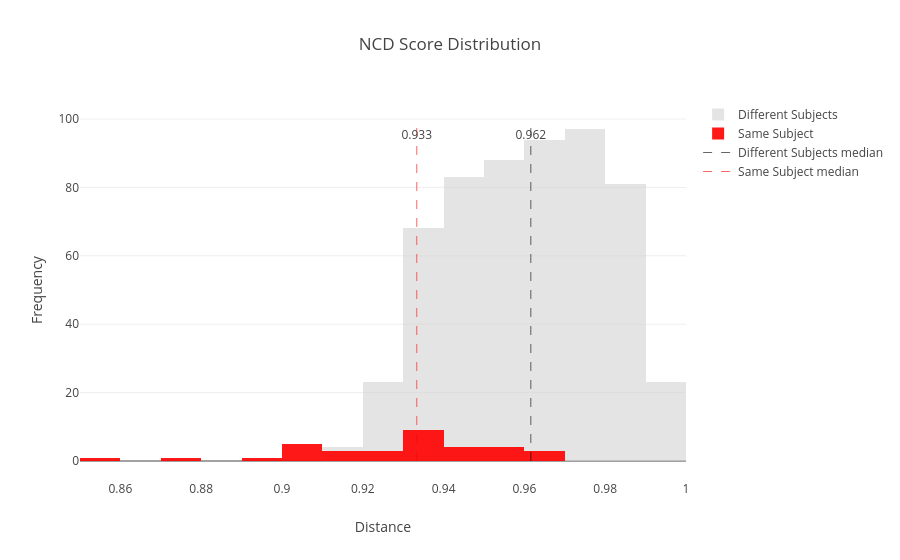

The cell this chart's notebook holds for it:
### Code cell
benchmarks::bench_tests::wiki_vs_grok::histogram(&wiki_grok.2)

### Figure 1 — Plotly figure (JSON) as saved in the notebook; plotly's stock layout.template omitted (floating-point values rounded to 4 significant figures; data arrays with more than 128 entries replaced by an {"elided": "..."} marker saying what was removed)
{"data": [{"marker": {"color": "lightgray"}, "name": "Different Subjects", "opacity": 0.6, "type": "histogram", "x": {"elided": "561 float values"}, "xbins": {"end": 1, "size": 0.01, "start": 0}}, {"marker": {"color": "red"}, "name": "Same Subject", "opacity": 0.9, "type": "histogram", "x": [0.9455, 0.9168, 0.9363, 0.9121, 0.8757, 0.9285, 0.9062, 0.9253, 0.9115, 0.9633, 0.9311, 0.9327, 0.9333, 0.9076, 0.9382, 0.8946, 0.9508, 0.8549, 0.9099, 0.9652, 0.9368, 0.9249, 0.9573, 0.9404, 0.9358, 0.9009, 0.9474, 0.9334, 0.908, 0.944, 0.9588, 0.9353, 0.9584, 0.9681], "xbins": {"end": 1, "size": 0.01, "start": 0}}, {"line": {"color": "black", "dash": "dash", "width": 1}, "mode": "lines", "name": "Different Subjects median", "opacity": 0.6, "type": "scatter", "x": [0.9616, 0.9616], "y": [0, 100]}, {"line": {"color": "red", "dash": "dash", "width": 1}, "mode": "lines", "name": "Same Subject median", "opacity": 0.6, "type": "scatter", "x": [0.9334, 0.9334], "y": [0, 100]}, {"marker": {"opacity": 0}, "mode": "text", "showlegend": false, "text": ["0.962"], "type": "scatter", "x": [0.9616], "y": [95]}, {"marker": {"color": "red", "opacity": 0}, "mode": "text", "showlegend": false, "text": ["0.933"], "type": "scatter", "x": [0.9334], "y": [95]}], "layout": {"barmode": "overlay", "title": {"text": "NCD Score Distribution"}, "xaxis": {"title": {"text": "Distance"}}, "yaxis": {"title": {"text": "Frequency"}}}}
